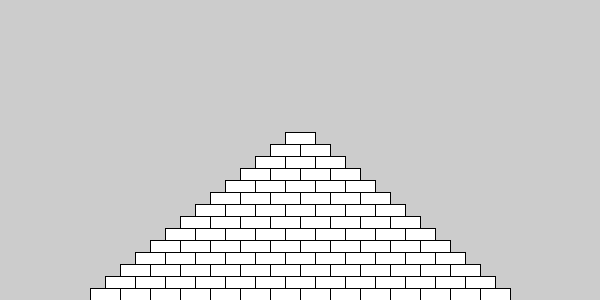
Frame 1 (no input)
Frame 60 (the mouse pressed at the canvas centre just before this capture): identical to frame 1, image omitted
Frame 120 (the mouse held since frame 60 and released just before this capture): identical to frame 1, image omitted

The Processing sketch that drew this single still picture (run headless with seeded random() and noise(); from frame 60 on, the mouse is pressed at the canvas centre):

// Processing sketch: Pyramid
// ── Pyramid.pde
void setup() {
  size(600, 300);
}

void draw() {
  int BRICK_WIDTH = 30;
  int BRICK_HEIGHT = 12;
  int BRICKS_IN_BASE = 14;
    
    for(int row = 0; row < BRICKS_IN_BASE; row++) {
      
      int bricks = BRICKS_IN_BASE - row;
      
      for(int brickNum = 0; brickNum < bricks; brickNum++) {
        
        int x = (600 - (BRICK_WIDTH * bricks)) / 2 + brickNum * BRICK_WIDTH; 
        int y = 300 - BRICK_HEIGHT * (row+1);
        rect(x, y, BRICK_WIDTH, BRICK_HEIGHT);
      
      }
   } 
}
